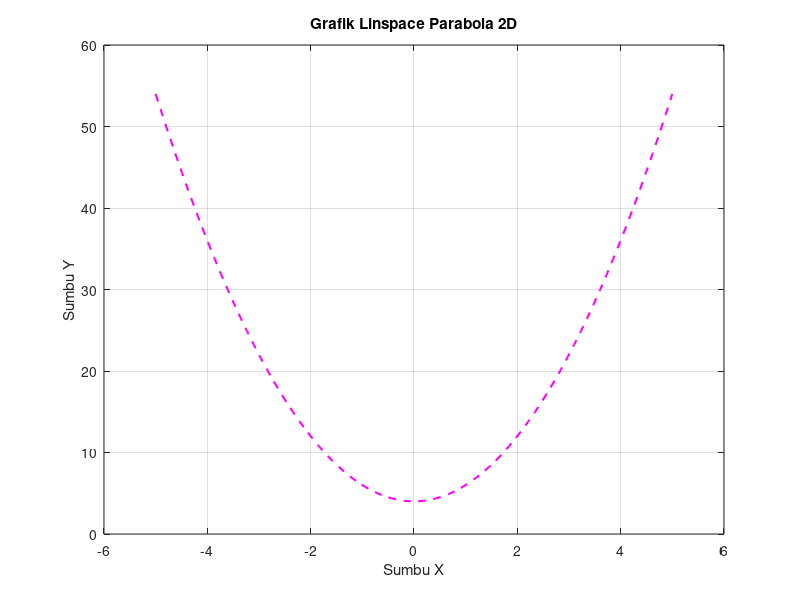

Source code (MATLAB):
x = linspace(-5, 5, 80);
y = 2*x.^2 + 4;

figure;
plot(x, y, 'm--', 'LineWidth', 1.5);
xlabel('Sumbu X');
ylabel('Sumbu Y');
title('Grafik Linspace Parabola 2D');
grid on;
